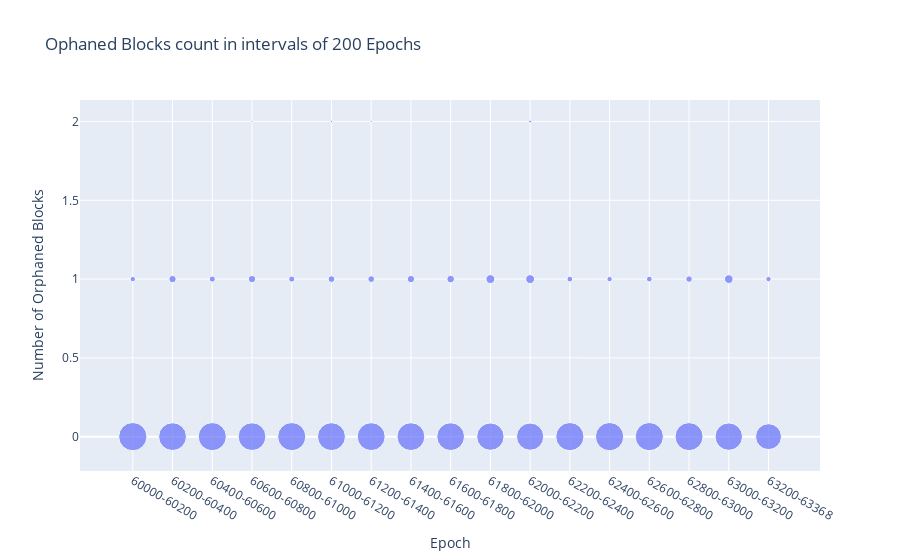

Notebook code cell kept with this figure:
### Code cell
bucket_size = 200
df["bucket"] = np.floor_divide(df["epoch"], bucket_size)
df["n_bxs"] = 1
df_bucket = df[["bucket", "orphaned_blocks", "n_bxs"]].groupby(["bucket", "orphaned_blocks"]).sum("n_bxs").reset_index()
df_bucket["epoch"] = df_bucket.bucket.apply(
    lambda bucket: f"{max(min(df['epoch']), bucket * bucket_size)}-{min(max(df['epoch']), (bucket + 1) * bucket_size)}"
)

fig = px.scatter(df_bucket, x = 'epoch', y = 'orphaned_blocks', size = 'n_bxs',
                 labels={ "orphaned_blocks": "Number of Orphaned Blocks", "epoch": "Epoch", "n_bxs": "Count" },
                 title = f"Ophaned Blocks count in intervals of {bucket_size} Epochs")
fig

### Figure 1 — Plotly figure (JSON) as saved in the notebook; plotly's stock layout.template omitted (floating-point values rounded to 4 significant figures)
{"data": [{"hovertemplate": "Epoch=%{x}<br>Number of Orphaned Blocks=%{y}<br>Count=%{marker.size}<extra></extra>", "legendgroup": "", "marker": {"color": "#636efa", "size": [193, 7, 187, 13, 191, 9, 186, 13, 1, 191, 9, 188, 11, 1, 188, 11, 1, 187, 13, 186, 14, 181, 19, 179, 19, 2, 192, 8, 193, 7, 192, 8, 190, 10, 182, 18, 162, 7], "sizemode": "area", "sizeref": 0.4825, "symbol": "circle"}, "mode": "markers", "name": "", "orientation": "v", "showlegend": false, "type": "scatter", "x": ["60000-60200", "60000-60200", "60200-60400", "60200-60400", "60400-60600", "60400-60600", "60600-60800", "60600-60800", "60600-60800", "60800-61000", "60800-61000", "61000-61200", "61000-61200", "61000-61200", "61200-61400", "61200-61400", "61200-61400", "61400-61600", "61400-61600", "61600-61800", "61600-61800", "61800-62000", "61800-62000", "62000-62200", "62000-62200", "62000-62200", "62200-62400", "62200-62400", "62400-62600", "62400-62600", "62600-62800", "62600-62800", "62800-63000", "62800-63000", "63000-63200", "63000-63200", "63200-63368", "63200-63368"], "xaxis": "x", "y": [0, 1, 0, 1, 0, 1, 0, 1, 2, 0, 1, 0, 1, 2, 0, 1, 2, 0, 1, 0, 1, 0, 1, 0, 1, 2, 0, 1, 0, 1, 0, 1, 0, 1, 0, 1, 0, 1], "yaxis": "y"}], "layout": {"autosize": true, "legend": {"itemsizing": "constant", "tracegroupgap": 0}, "title": {"text": "Ophaned Blocks count in intervals of 200 Epochs"}, "xaxis": {"anchor": "y", "autorange": true, "domain": [0, 1], "range": [-1.377, 17.34], "title": {"text": "Epoch"}, "type": "category"}, "yaxis": {"anchor": "x", "autorange": true, "domain": [0, 1], "range": [-0.2691, 2.149], "title": {"text": "Number of Orphaned Blocks"}, "type": "linear"}}}
